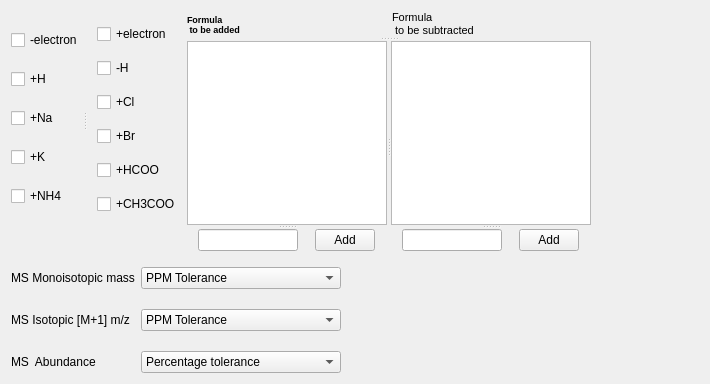
          <widget class="QWidget" name="tab_4">
           <attribute name="title">
            <string>Settings</string>
           </attribute>
           <layout class="QHBoxLayout" name="horizontalLayout_6">
            <item>
             <layout class="QFormLayout" name="formLayout_2">
              <item row="0" column="0">
               <widget class="QSplitter" name="splitter_8">
                <property name="orientation">
                 <enum>Qt::Horizontal</enum>
                </property>
                <widget class="QWidget" name="layoutWidget_3">
                 <layout class="QVBoxLayout" name="verticalLayout_3">
                  <property name="spacing">
                   <number>0</number>
                  </property>
                  <item>
                   <widget class="QCheckBox" name="positive_electron">
                    <property name="text">
                     <string>-electron</string>
                    </property>
                   </widget>
                  </item>
                  <item>
                   <widget class="QCheckBox" name="positive_hydrogen">
                    <property name="text">
                     <string>+H</string>
                    </property>
                   </widget>
                  </item>
                  <item>
                   <widget class="QCheckBox" name="positive_sodium">
                    <property name="text">
                     <string>+Na</string>
                    </property>
                   </widget>
                  </item>
                  <item>
                   <widget class="QCheckBox" name="positive_potassium">
                    <property name="text">
                     <string>+K</string>
                    </property>
                   </widget>
                  </item>
                  <item>
                   <widget class="QCheckBox" name="positive_ammonium">
                    <property name="text">
                     <string>+NH4</string>
                    </property>
                   </widget>
                  </item>
                 </layout>
                </widget>
                <widget class="QWidget" name="layoutWidget_4">
                 <layout class="QVBoxLayout" name="verticalLayout_4">
                  <property name="spacing">
                   <number>1</number>
                  </property>
                  <property name="leftMargin">
                   <number>10</number>
                  </property>
                  <item>
                   <widget class="QCheckBox" name="negative_electron">
                    <property name="text">
                     <string>+electron</string>
                    </property>
                   </widget>
                  </item>
                  <item>
                   <widget class="QCheckBox" name="negative_hydrogen">
                    <property name="text">
                     <string>-H</string>
                    </property>
                   </widget>
                  </item>
                  <item>
                   <widget class="QCheckBox" name="negative_chlorine">
                    <property name="text">
                     <string>+Cl</string>
                    </property>
                   </widget>
                  </item>
                  <item>
                   <widget class="QCheckBox" name="negative_bromine">
                    <property name="text">
                     <string>+Br</string>
                    </property>
                   </widget>
                  </item>
                  <item>
                   <widget class="QCheckBox" name="negative_formate">
                    <property name="text">
                     <string>+HCOO</string>
                    </property>
                   </widget>
                  </item>
                  <item>
                   <widget class="QCheckBox" name="negative_acetate">
                    <property name="text">
                     <string>+CH3COO</string>
                    </property>
                   </widget>
                  </item>
                 </layout>
                </widget>
               </widget>
              </item>
              <item row="0" column="1">
               <widget class="QSplitter" name="splitter_9">
                <property name="orientation">
                 <enum>Qt::Vertical</enum>
                </property>
                <widget class="QWidget" name="layoutWidget">
                 <layout class="QHBoxLayout" name="horizontalLayout_4">
                  <item>
                   <widget class="QLabel" name="label_8">
                    <property name="maximumSize">
                     <size>
                      <width>200</width>
                      <height>60</height>
                     </size>
                    </property>
                    <property name="font">
                     <font>
                      <family>MS Shell Dlg 2</family>
                      <pointsize>7</pointsize>
                      <weight>75</weight>
                      <bold>true</bold>
                     </font>
                    </property>
                    <property name="text">
                     <string>Formula 
 to be added</string>
                    </property>
                    <property name="scaledContents">
                     <bool>true</bool>
                    </property>
                   </widget>
                  </item>
                  <item>
                   <widget class="QLabel" name="label_9">
                    <property name="maximumSize">
                     <size>
                      <width>16777215</width>
                      <height>60</height>
                     </size>
                    </property>
                    <property name="font">
                     <font>
                      <family>MS Shell Dlg 2</family>
                      <pointsize>8</pointsize>
                      <weight>50</weight>
                      <italic>false</italic>
                      <bold>false</bold>
                     </font>
                    </property>
                    <property name="text">
                     <string>Formula
 to be subtracted </string>
                    </property>
                    <property name="scaledContents">
                     <bool>true</bool>
                    </property>
                   </widget>
                  </item>
                 </layout>
                </widget>
                <widget class="QSplitter" name="splitter_7">
                 <property name="orientation">
                  <enum>Qt::Horizontal</enum>
                 </property>
                 <widget class="QSplitter" name="splitter_2">
                  <property name="orientation">
                   <enum>Qt::Vertical</enum>
                  </property>
                  <widget class="QListWidget" name="positive_listwidget">
                   <property name="maximumSize">
                    <size>
                     <width>200</width>
                     <height>200</height>
                    </size>
                   </property>
                  </widget>
                  <widget class="QWidget" name="layoutWidget">
                   <layout class="QHBoxLayout" name="horizontalLayout_2">
                    <item>
                     <widget class="QLineEdit" name="positive_lineedit">
                      <property name="maximumSize">
                       <size>
                        <width>100</width>
                        <height>40</height>
                       </size>
                      </property>
                      <property name="text">
                       <string/>
                      </property>
                      <property name="placeholderText">
                       <string/>
                      </property>
                     </widget>
                    </item>
                    <item>
                     <widget class="QPushButton" name="positive_pushbutton">
                      <property name="maximumSize">
                       <size>
                        <width>60</width>
                        <height>30</height>
                       </size>
                      </property>
                      <property name="text">
                       <string>Add</string>
                      </property>
                     </widget>
                    </item>
                   </layout>
                  </widget>
                 </widget>
                 <widget class="QSplitter" name="splitter_3">
                  <property name="orientation">
                   <enum>Qt::Vertical</enum>
                  </property>
                  <widget class="QListWidget" name="negative_listwidget">
                   <property name="maximumSize">
                    <size>
                     <width>200</width>
                     <height>200</height>
                    </size>
                   </property>
                  </widget>
                  <widget class="QWidget" name="layoutWidget">
                   <layout class="QHBoxLayout" name="horizontalLayout_3">
                    <item>
                     <widget class="QLineEdit" name="negative_lineedit">
                      <property name="maximumSize">
                       <size>
                        <width>100</width>
                        <height>30</height>
                       </size>
                      </property>
                      <property name="text">
                       <string/>
                      </property>
                      <property name="placeholderText">
                       <string/>
                      </property>
                     </widget>
                    </item>
                    <item>
                     <widget class="QPushButton" name="negative_pushbutton">
                      <property name="maximumSize">
                       <size>
                        <width>60</width>
                        <height>30</height>
                       </size>
                      </property>
                      <property name="text">
                       <string>Add</string>
                      </property>
                     </widget>
                    </item>
                   </layout>
                  </widget>
                 </widget>
                </widget>
               </widget>
              </item>
              <item row="1" column="0" colspan="2">
               <layout class="QFormLayout" name="formLayout">
                <property name="verticalSpacing">
                 <number>20</number>
                </property>
                <property name="topMargin">
                 <number>10</number>
                </property>
                <item row="0" column="0">
                 <widget class="QLabel" name="label_3">
                  <property name="text">
                   <string>MS Monoisotopic mass</string>
                  </property>
                 </widget>
                </item>
                <item row="0" column="1">
                 <widget class="QComboBox" name="mono_combobox">
                  <property name="maximumSize">
                   <size>
                    <width>200</width>
                    <height>30</height>
                   </size>
                  </property>
                  <item>
                   <property name="text">
                    <string>PPM Tolerance</string>
                   </property>
                  </item>
                  <item>
                   <property name="text">
                    <string>1</string>
                   </property>
                  </item>
                  <item>
                   <property name="text">
                    <string>3</string>
                   </property>
                  </item>
                  <item>
                   <property name="text">
                    <string>5</string>
                   </property>
                  </item>
                  <item>
                   <property name="text">
                    <string>9</string>
                   </property>
                  </item>
                  <item>
                   <property name="text">
                    <string>13</string>
                   </property>
                  </item>
                  <item>
                   <property name="text">
                    <string>17</string>
                   </property>
                  </item>
                  <item>
                   <property name="text">
                    <string>20</string>
                   </property>
                  </item>
                  <item>
                   <property name="text">
                    <string>23</string>
                   </property>
                  </item>
                  <item>
                   <property name="text">
                    <string>26</string>
                   </property>
                  </item>
                  <item>
                   <property name="text">
                    <string>29</string>
                   </property>
                  </item>
                  <item>
                   <property name="text">
                    <string>32</string>
                   </property>
                  </item>
                  <item>
                   <property name="text">
                    <string>35</string>
                   </property>
                  </item>
                  <item>
                   <property name="text">
                    <string>37</string>
                   </property>
                  </item>
                  <item>
                   <property name="text">
                    <string>40</string>
                   </property>
                  </item>
                 </widget>
                </item>
                <item row="1" column="0">
                 <widget class="QLabel" name="label_4">
                  <property name="text">
                   <string>MS Isotopic [M+1] m/z</string>
                  </property>
                 </widget>
                </item>
                <item row="1" column="1">
                 <widget class="QComboBox" name="c13_combobox">
                  <property name="maximumSize">
                   <size>
                    <width>200</width>
                    <height>30</height>
                   </size>
                  </property>
                  <item>
                   <property name="text">
                    <string>PPM Tolerance</string>
                   </property>
                  </item>
                  <item>
                   <property name="text">
                    <string>1</string>
                   </property>
                  </item>
                  <item>
                   <property name="text">
                    <string>3</string>
                   </property>
                  </item>
                  <item>
                   <property name="text">
                    <string>5</string>
                   </property>
                  </item>
                  <item>
                   <property name="text">
                    <string>7</string>
                   </property>
                  </item>
                  <item>
                   <property name="text">
                    <string>9</string>
                   </property>
                  </item>
                  <item>
                   <property name="text">
                    <string>12</string>
                   </property>
                  </item>
                  <item>
                   <property name="text">
                    <string>15</string>
                   </property>
                  </item>
                  <item>
                   <property name="text">
                    <string>17</string>
                   </property>
                  </item>
                  <item>
                   <property name="text">
                    <string>20</string>
                   </property>
                  </item>
                  <item>
                   <property name="text">
                    <string>23</string>
                   </property>
                  </item>
                  <item>
                   <property name="text">
                    <string>25</string>
                   </property>
                  </item>
                  <item>
                   <property name="text">
                    <string>27</string>
                   </property>
                  </item>
                  <item>
                   <property name="text">
                    <string>30</string>
                   </property>
                  </item>
                  <item>
                   <property name="text">
                    <string>33</string>
                   </property>
                  </item>
                  <item>
                   <property name="text">
                    <string>35</string>
                   </property>
                  </item>
                  <item>
                   <property name="text">
                    <string>37</string>
                   </property>
                  </item>
                  <item>
                   <property name="text">
                    <string>40</string>
                   </property>
                  </item>
                 </widget>
                </item>
                <item row="2" column="0">
                 <widget class="QLabel" name="label_5">
                  <property name="text">
                   <string>MS  Abundance</string>
                  </property>
                 </widget>
                </item>
                <item row="2" column="1">
                 <widget class="QComboBox" name="abundance_combobox">
                  <property name="maximumSize">
                   <size>
                    <width>200</width>
                    <height>30</height>
                   </size>
                  </property>
                  <item>
                   <property name="text">
                    <string>Percentage tolerance</string>
                   </property>
                  </item>
                  <item>
                   <property name="text">
                    <string>10</string>
                   </property>
                  </item>
                  <item>
                   <property name="text">
                    <string>20</string>
                   </property>
                  </item>
                  <item>
                   <property name="text">
                    <string>30</string>
                   </property>
                  </item>
                  <item>
                   <property name="text">
                    <string>40</string>
                   </property>
                  </item>
                  <item>
                   <property name="text">
                    <string>50</string>
                   </property>
                  </item>
                  <item>
                   <property name="text">
                    <string>60</string>
                   </property>
                  </item>
                  <item>
                   <property name="text">
                    <string>70</string>
                   </property>
                  </item>
                  <item>
                   <property name="text">
                    <string>80</string>
                   </property>
                  </item>
                  <item>
                   <property name="text">
                    <string>90</string>
                   </property>
                  </item>
                 </widget>
                </item>
               </layout>
              </item>
             </layout>
            </item>
           </layout>
          </widget>
